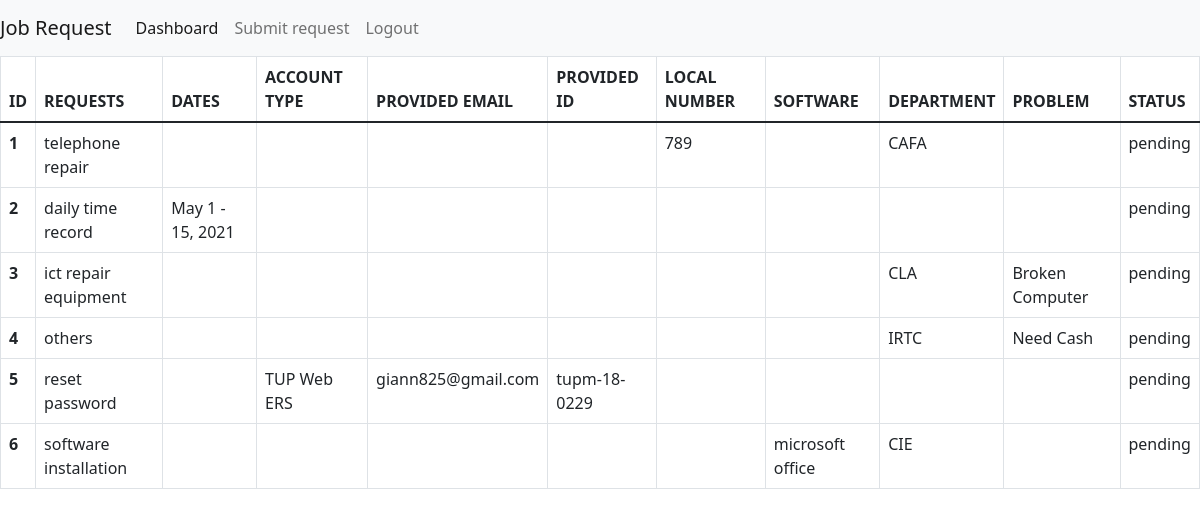
The page / on the database its author committed.
### tables this page shows
CREATE TABLE `requests` (
  `id` int(11) NOT NULL,
  `request` varchar(255) NOT NULL,
  `dates` varchar(255) NOT NULL,
  `account_type` varchar(255) NOT NULL,
  `provided_email` varchar(255) NOT NULL,
  `provided_id` varchar(255) NOT NULL,
  `local_number` varchar(20) DEFAULT NULL,
  `software` varchar(255) NOT NULL,
  `dept` varchar(255) NOT NULL,
  `problem` varchar(255) NOT NULL,
  `status` varchar(255) NOT NULL DEFAULT 'pending'
);

### index.php (the view, shortened to what this page needs)
<?php
    include 'config.php';
?>
<!DOCTYPE html>
<html lang="en">
<head>
    <link href="https://cdn.jsdelivr.net/npm/bootstrap@5.1.3/dist/css/bootstrap.min.css" rel="stylesheet">
</head>
<body>
    <?php
        $sql = "SELECT * from requests";
        $sqlQuery = mysqli_query($conn,$sql);
    ?>
    <nav class="navbar navbar-expand-lg navbar-light bg-light">
        <a class="navbar-brand" href="index.php">Job Request</a>
        <div class="collapse navbar-collapse" id="navbarNavAltMarkup">
            <div class="navbar-nav">
                <a class="nav-item nav-link active" href="#">Dashboard</a>
                <a class="nav-item nav-link" href="request.php">Submit request</a>
                <a class="nav-item nav-link" href="#">Logout</a>
            </div>
        </div>
    </nav>
    <table class="table table-bordered table-hover">
        <thead class="thead-dark">
            <tr>
                <th scope="col">ID</th>
                <th scope="col">REQUESTS</th>
                <th scope="col">DATES</th>
                <th scope="col">ACCOUNT TYPE</th>
                <th scope="col">PROVIDED EMAIL</th>
                <th scope="col">PROVIDED ID</th>
                <th scope="col">LOCAL NUMBER</th>
                <th scope="col">SOFTWARE</th>
                <th scope="col">DEPARTMENT</th>
                <th scope="col">PROBLEM</th>
                <th scope="col">STATUS</th>
            </tr>
        </thead>
        <tbody>
            <?php
                $num = 1;
                if($sqlQuery){
                    while($row=mysqli_fetch_assoc($sqlQuery)){
                        $id = $num;
                        $request = $row['request'];
                        $dates = $row['dates'];
                        $type = $row['account_type'];
                        $email = $row['provided_email'];
                        $pid = $row['provided_id'];
                        $number = $row['local_number'];
                        $software = $row['software'];
                        $dept = $row['dept'];
                        $problem = $row['problem'];
                        $status = $row['status'];
                        echo '
                        <tr>
                          <th scope="row">'.$id.'</th>
                          <td>'.$request.'</td>
                          <td>'.$dates.'</td>
                          <td>'.$type.'</td>
                          <td>'.$email.'</td>
                          <td>'.$pid.'</td>
                          <td>'.$number.'</td>
                          <td>'.$software.'</td>
                          <td>'.$dept.'</td>
                          <td>'.$problem.'</td>
                          <td>'.$status.'</td>
                        </tr>
                        ';
                        $num++;
                    }
                }
            ?>
        </tbody>
    </table>
</body>
</html>

### rows shown on the page
requests: id "1", request "telephone repair", local_number "789", dept "CAFA", status "pending"
requests: id "2", request "daily time record", dates "May 1 - 15, 2021", status "pending"
requests: id "3", request "ict repair equipment", dept "CLA", problem "Broken Computer", status "pending"
requests: id "4", request "others", dept "IRTC", problem "Need Cash", status "pending"
requests: id "5", request "reset password", account_type "TUP Web ERS", provided_email "giann825@gmail.com", provided "tupm-18-0229", status "pending"
requests: id "6", request "software installation", software "microsoft office", dept "CIE", status "pending"
